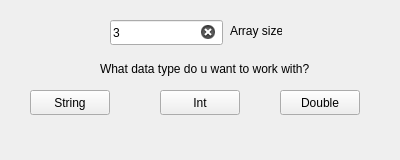
<?xml version="1.0" encoding="UTF-8"?>
<ui version="4.0">
 <class>MainWindow</class>
 <widget class="QMainWindow" name="MainWindow">
  <property name="geometry">
   <rect>
    <x>0</x>
    <y>0</y>
    <width>400</width>
    <height>160</height>
   </rect>
  </property>
  <property name="minimumSize">
   <size>
    <width>400</width>
    <height>160</height>
   </size>
  </property>
  <property name="maximumSize">
   <size>
    <width>400</width>
    <height>160</height>
   </size>
  </property>
  <property name="windowTitle">
   <string>MainWindow</string>
  </property>
  <widget class="QWidget" name="centralwidget">
   <widget class="QLabel" name="label">
    <property name="geometry">
     <rect>
      <x>100</x>
      <y>60</y>
      <width>211</width>
      <height>17</height>
     </rect>
    </property>
    <property name="text">
     <string>What data type do u want to work with?</string>
    </property>
   </widget>
   <widget class="QPushButton" name="pushButton">
    <property name="geometry">
     <rect>
      <x>30</x>
      <y>90</y>
      <width>80</width>
      <height>25</height>
     </rect>
    </property>
    <property name="text">
     <string>String</string>
    </property>
   </widget>
   <widget class="QPushButton" name="pushButton_2">
    <property name="geometry">
     <rect>
      <x>160</x>
      <y>90</y>
      <width>80</width>
      <height>25</height>
     </rect>
    </property>
    <property name="text">
     <string>Int</string>
    </property>
   </widget>
   <widget class="QPushButton" name="pushButton_3">
    <property name="geometry">
     <rect>
      <x>280</x>
      <y>90</y>
      <width>80</width>
      <height>25</height>
     </rect>
    </property>
    <property name="text">
     <string>Double</string>
    </property>
   </widget>
   <widget class="QLineEdit" name="lineEdit">
    <property name="geometry">
     <rect>
      <x>110</x>
      <y>20</y>
      <width>113</width>
      <height>25</height>
     </rect>
    </property>
    <property name="text">
     <string>3</string>
    </property>
    <property name="clearButtonEnabled">
     <bool>true</bool>
    </property>
   </widget>
   <widget class="QLabel" name="label_2">
    <property name="geometry">
     <rect>
      <x>230</x>
      <y>20</y>
      <width>52</width>
      <height>21</height>
     </rect>
    </property>
    <property name="text">
     <string>Array size</string>
    </property>
   </widget>
  </widget>
  <widget class="QMenuBar" name="menubar">
   <property name="geometry">
    <rect>
     <x>0</x>
     <y>0</y>
     <width>400</width>
     <height>22</height>
    </rect>
   </property>
  </widget>
 </widget>
 <resources/>
 <connections/>
</ui>
